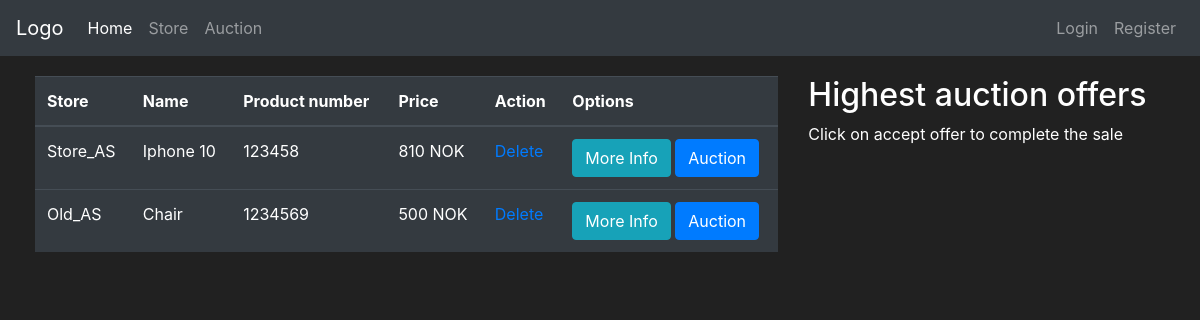
/auction, run on an earlier commit of the app's database.
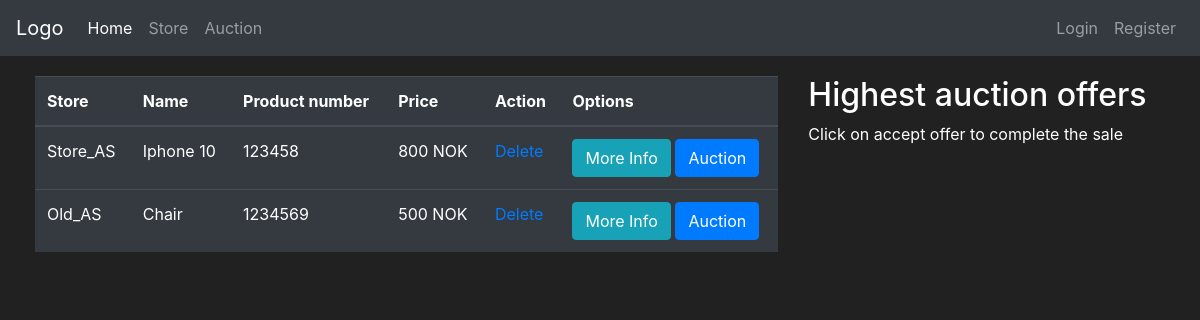
And on a later commit of the database.
### app_flask/models.py (models this page shows, shortened)
class Goods(db.Model):
    id = db.Column(db.Integer, primary_key=True)
    name = db.Column(db.String(30), unique=True, nullable=False)
    description = db.Column(db.String(70), unique=False, nullable=False)
    price = db.Column(db.Integer, unique=False, nullable=False)
    product_number = db.Column(db.String(length=6), nullable=False, unique=True)
    goods_type = db.Column(db.Boolean(), nullable=False, default=False)
    date_created = db.Column(db.DateTime(), default=datetime.utcnow)
    user_owner = db.Column(db.Integer(), db.ForeignKey('user.id'))
    store_owner = db.Column(db.Integer(), db.ForeignKey('store.id'))

class Store(db.Model):
    id = db.Column(db.Integer(), primary_key=True)
    store_name = db.Column(db.String(length=30), nullable=False, unique=True)
    street_address = db.Column(db.String(length=40), nullable=False)
    street_number = db.Column(db.Integer(), nullable=False)
    postal_code = db.Column(db.Integer(), nullable=False)
    province = db.Column(db.String(length=50), nullable=False)
    store_email = db.Column(db.String(length=50), nullable=False, unique=True)
    store_phone = db.Column(db.Integer(), nullable=False)
    date_created = db.Column(db.DateTime(), default=datetime.utcnow)
    user_owner = db.Column(db.Integer(), db.ForeignKey('user.id'))
    goods = db.relationship('Goods', backref='owned_store', lazy=True)

### app_flask/main/routes.py (the view, shortened to what this page needs)
@bp.route("/auction", methods=["POST", "GET"])
def auction_page():
    auction_form = AuctionGoodsForm()
    accept_form = AcceptAuctionForm()
    if request.method == "GET":
        items = db.session.query(Goods, Store).filter(and_(Store.id == Goods.store_owner, Goods.goods_type == 1)).all()
        try:
            current_store = Store.query.filter_by(user_owner=current_user.id).first()
            if current_store is not None:
                bidding_items = Bidding.query. \
                    with_entities(Bidding.item_name, Bidding.offer, Bidding.user_name, Bidding.user_id, Bidding.id,
                                  func.max(Bidding.offer)) \
                    .group_by(Bidding.item_name).filter_by(store_user_id=current_user.id)
            else:
                bidding_items = []
        except AttributeError:
            bidding_items = []
        return render_template("auction.html", items=items, auction_form=auction_form, bidding_items=bidding_items, accept_form=accept_form)

### app_flask/templates/auction.html (shortened to what this page needs)
{% extends 'base.html' %}
{% block content %}
<div class="row" style="margin:20px; margin-left:20px">
    <div class="col-8">
        <table class="table table-hover table-dark">
            <thead>
                <tr>
                    <th scope="col">Store</th>
                    <th scope="col">Name</th>
                    <th scope="col">Product number</th>
                    <th scope="col">Price</th>
                    <th scope="col">Action</th>
                    <th scope="col">Options</th>
                </tr>
            </thead>
            <tbody>
                {% for item, store in items %}
                <tr>
                    <td>{{store.store_name}}</td>
                    <td>{{item.name}}</td>
                    <td>{{item.product_number}}</td>
                    <td>{{item.price}} NOK</td>
                    <td class=".table-striped"><a href="{{ url_for('main.delete_goods', id=item.id)}}">Delete</a></td>
                    <td>
                        <button class="btn btn-outline btn-info" data-toggle="modal" data-target="#Modal-MoreInfo-{{ item.id }}">More Info</button>
                        <button class="btn btn-outline btn-primary" data-toggle="modal" data-target="#Modal-AuctionConfirm-{{ item.id }}" >Auction</button>
                    </td>
                </tr>
                {% endfor %}
            </tbody>
        </table>
    </div>
    <div class="col-4">
        <h2>Highest auction offers</h2>
        <p>Click on accept offer to complete the sale</p>
        <br>
   </div>
</div>
{% endblock %}

### app_flask/templates/base.html (shortened to what this page needs)
<!doctype html>
<html lang="en">
   <head>
      <link rel="stylesheet" href="https://cdn.jsdelivr.net/npm/bootstrap@4.5.3/dist/css/bootstrap.min.css">
   </head>
   <body>
    <nav class="navbar navbar-expand-md navbar-dark bg-dark">
        <a class="navbar-brand" href="{{ url_for('main.home_page') }}">Logo</a>
        <div class="collapse navbar-collapse" id="navbarNav">
            <ul class="navbar-nav mr-auto">
                <li class="nav-item active">
                    <a class="nav-link" href="{{ url_for('main.home_page') }}">Home <span class="sr-only">(current)</span></a>
                </li>
                <li class="nav-item">
                    <a class="nav-link" href="{{ url_for('main.store_page') }}">Store</a>
                </li>
                <li class="nav-item">
                    <a class="nav-link" href="{{ url_for('main.auction_page') }}">Auction</a>
                </li>
            </ul>
            {% if current_user.username=="Admin" %}
            <ul class="navbar-nav">
                <li class="nav-item">
                    <a class="nav-link" href="{{ url_for('main.display_admin_panel') }}">Admin panel</a>
                </li>
                <li class="nav-item">
                    <a class="nav-link">{{ current_user.username }}</a>
                </li>
                <li class="nav-item">
                    <a class="nav-link" href="{{ url_for('auth.logout_page') }}">logout</a>
                </li>
            </ul>
            {% else %}
            <ul class="navbar-nav">
                <li class="nav-item">
                    <a class="nav-link" href="{{ url_for('auth.login_page')}}">Login</a>
                </li>
                <li class="nav-item">
                    <a class="nav-link" href="{{ url_for('auth.register_user_page')}}">Register</a>
                </li>
            </ul>
            {% endif %}
        </div>
      </nav>
      {% block content %}
      {% endblock %}
   </body>
</html>

### app_flask/templates/base.html (style rules this page uses)
body { color: white; background-color: #212121; }

What changed in the data, as far as the page shows it:
changed Goods "Iphone 10": price "810" → "800"
